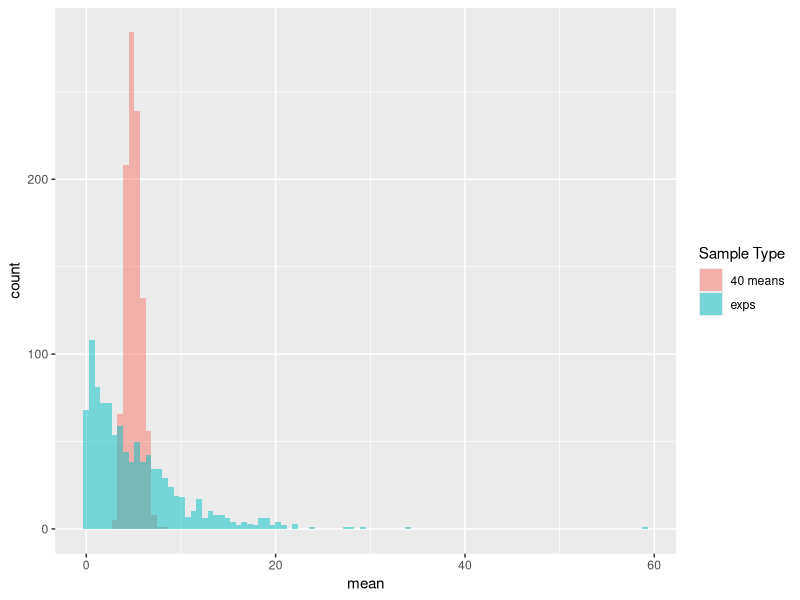
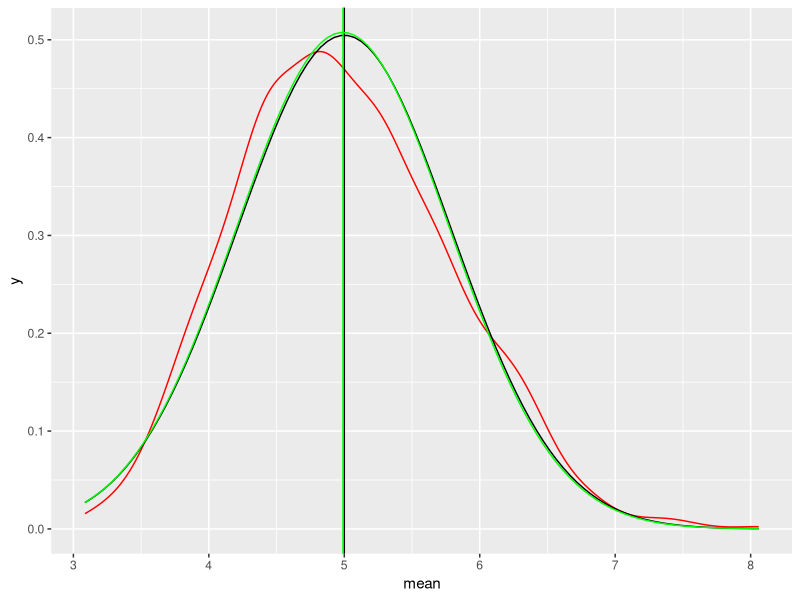

Reproduce these figures in R, in order.
# PARAMETERS
library(tidyverse)
set.seed(1)
nosim <- 1000
n <- 40
lambda <- 0.2
theor_values <- 1/lambda

# MEANS OF 40 EXPONENTIALS
## Sample
sample <- matrix(rexp(nosim * n, rate = lambda), nosim) %>%
        apply(1, mean) %>%
        as_data_frame() %>%
        mutate(type = 1)
names(sample) <- c("mean", "type")

## Properties
sample_mean <- mean(sample$mean)
sample_var_R <- var(sample$mean)
sample_sd_R <- sqrt(sample_var_R)
sample_var_theor <- theor_values^2/n
sample_sd_theor <- sqrt(sample_var_theor)

## PLAIN EXPONENTIALS
sample2 <- c(rexp(nosim, rate = lambda)) %>%
        as_data_frame() %>%
        mutate(type = 2)
names(sample2) <- c("mean", "type")

## UNIFIED DATASET
samples <- bind_rows(sample, sample2)
samples$type <- factor(samples$type, labels = c("40 means", "exps"))

# PLOTTING
## Combined Histograms
ggplot(samples, aes(x = mean)) +
        geom_histogram(bins = 100, aes(fill = samples$type), alpha = .5, position = "identity") +
        scale_fill_discrete(name = "Sample Type")

## Density Functions of Means of 40 exponentials
ggplot(sample, aes(x = mean)) +
        geom_density(kernel = "gaussian", color = "red") +
        stat_function(fun = dnorm, args = list(mean = theor_values, sd = sample_sd_theor)) +
        geom_vline(xintercept = theor_values) +
        stat_function(fun = dnorm, args = list(mean = sample_mean, sd = sample_sd_R), color = "green") +
        geom_vline(xintercept = sample_mean, color = "green")
